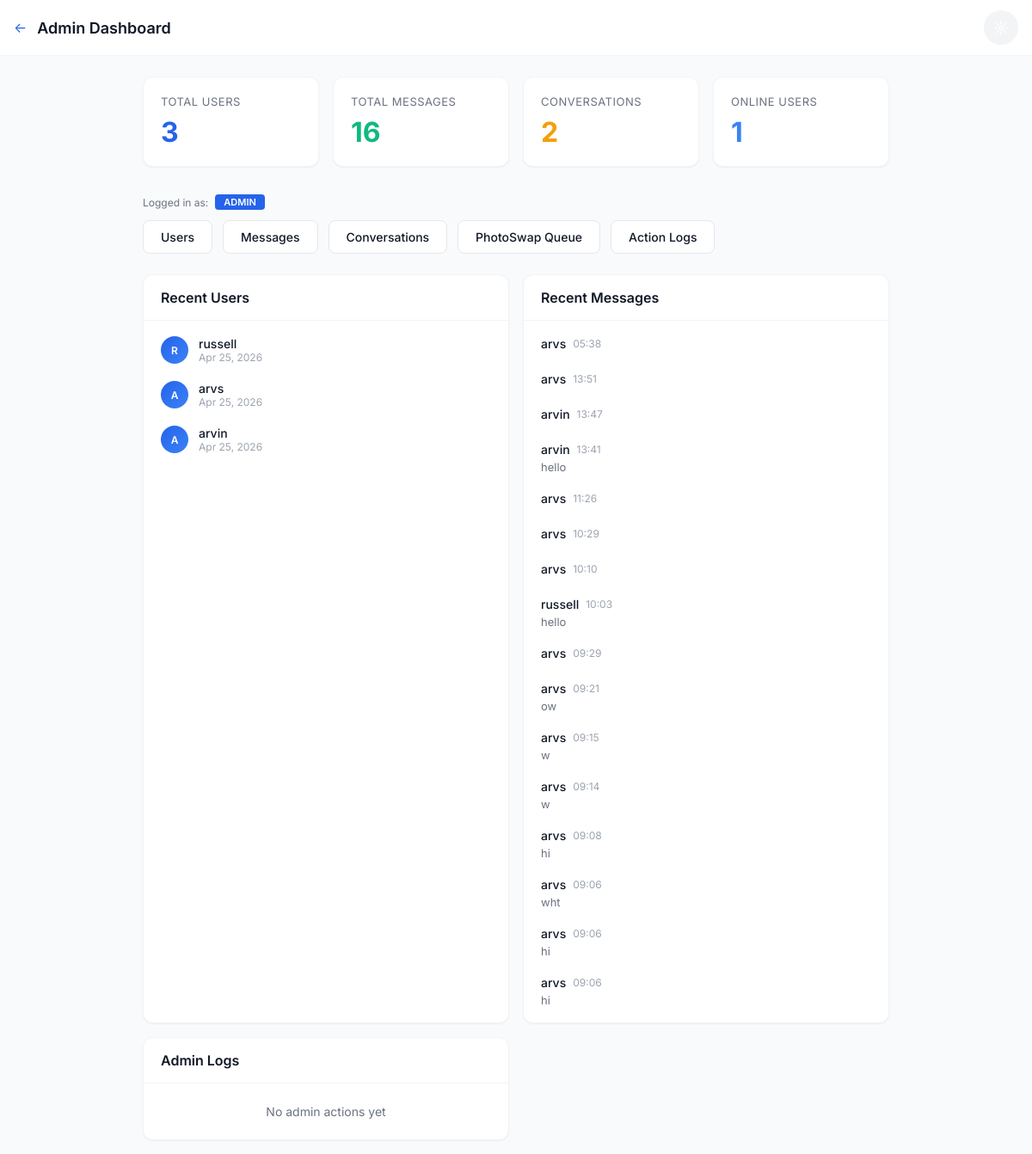
Page /chat/admin/dashboard/ (signed in) on the earlier database version.
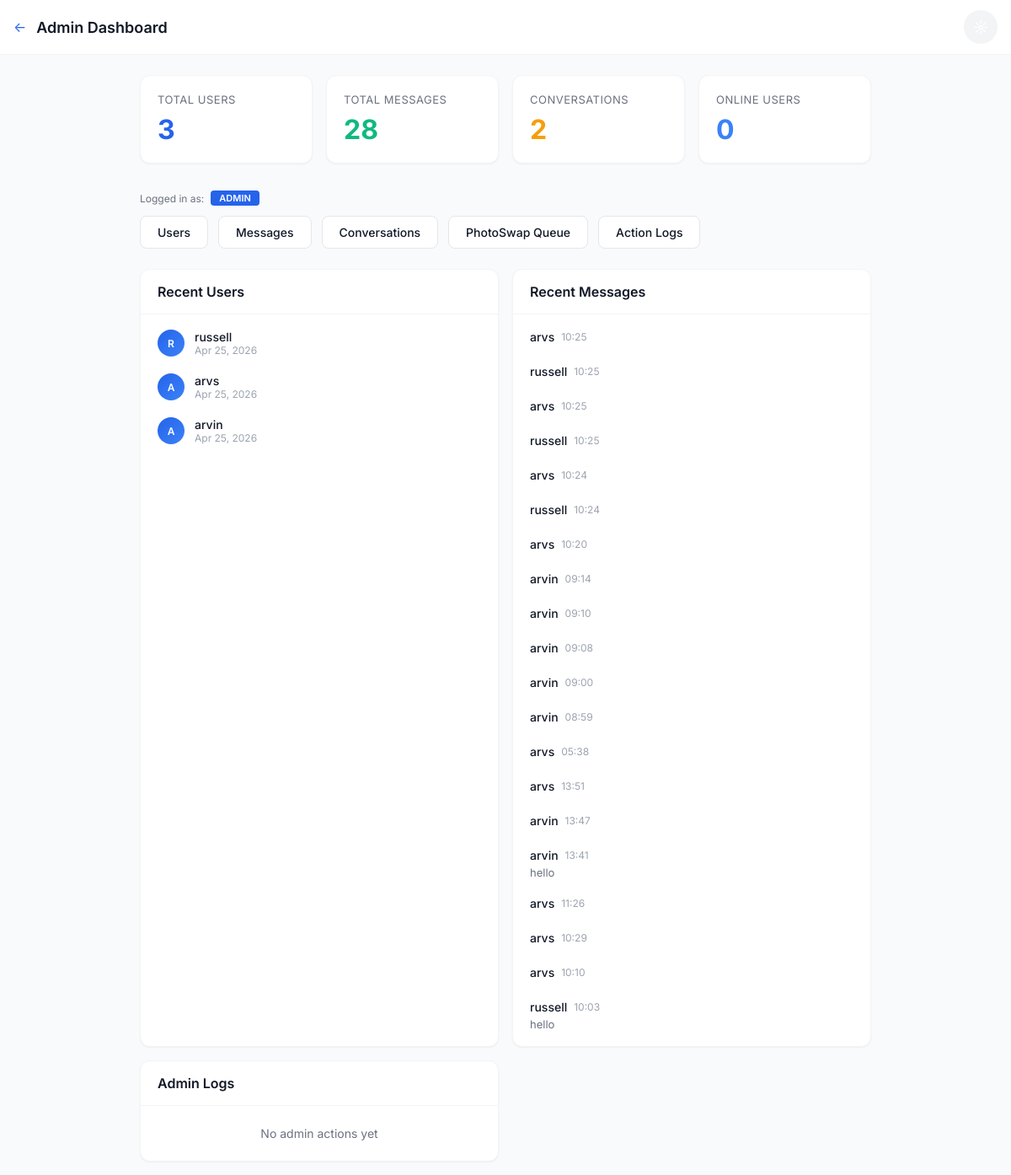
Same page on the later database version.
### chat/models.py (models this page shows, shortened)
class Message(models.Model):
    id = models.UUIDField(primary_key=True, default=uuid.uuid4, editable=False)
    conversation = models.ForeignKey(Conversation, on_delete=models.CASCADE, related_name='messages')
    sender = models.ForeignKey(User, on_delete=models.CASCADE, related_name='sent_messages')
    text = models.TextField(blank=True)
    attachment = models.ForeignKey(Attachment, on_delete=models.CASCADE, null=True, blank=True)
    is_read = models.BooleanField(default=False)
    read_at = models.DateTimeField(null=True, blank=True)
    created_at = models.DateTimeField(auto_now_add=True)
    updated_at = models.DateTimeField(auto_now=True)
    is_deleted = models.BooleanField(default=False)
    deleted_for = models.ManyToManyField(User, related_name='deleted_messages', blank=True)
    is_view_once = models.BooleanField(default=False)
    view_once_consumed_by = models.ManyToManyField(
        User,
        related_name='consumed_view_once_messages',
        blank=True,
    )
    is_photo_swap = models.BooleanField(default=False)
    PHOTO_SWAP_STATUS_CHOICES = [
        ('active', 'Active'),
        ('pending', 'Pending'),
        ('approved', 'Approved'),
        ('rejected', 'Rejected'),
    ]
    photo_swap_status = models.CharField(
        max_length=10,
        choices=PHOTO_SWAP_STATUS_CHOICES,
        default='approved',
        blank=True,
        help_text='PhotoSwap state: active=waiting for response, pending=admin review, approved=revealed, rejected=blocked'
    )
    photo_swap_response_to = models.ForeignKey(
        'self',
        on_delete=models.SET_NULL,
        null=True,
        blank=True,
        related_name='photo_swap_responses',
        help_text='Links a response message to the original PhotoSwap message'
    )
    class Meta:
        db_table = 'chat_message'
        ordering = ['created_at']
        indexes = [
            models.Index(fields=['conversation', 'created_at']),
            models.Index(fields=['sender', 'created_at']),
        ]

### chat/views_admin.py (the view)
# urls.py: path('admin/dashboard/', views_admin.admin_dashboard, name='admin_dashboard'),
@login_required
@user_passes_test(is_staff_or_admin, login_url='chat_list')
def admin_dashboard(request):
    stats = {
        'total_users': User.objects.count(),
        'total_messages': Message.objects.filter(is_deleted=False).count(),
        'total_conversations': Conversation.objects.count(),
        'online_users': UserProfile.objects.filter(is_online=True).count(),
    }
    last_7 = timezone.now() - timedelta(days=7)
    stats['messages_last_7'] = Message.objects.filter(created_at__gte=last_7, is_deleted=False).count()
    stats['new_users_7'] = User.objects.filter(date_joined__gte=last_7).count()
    recent_users = User.objects.order_by('-date_joined')[:10]
    recent_messages = Message.objects.filter(is_deleted=False).order_by('-created_at')[:20]
    recent_logs = AdminLog.objects.order_by('-created_at')[:10]
    return render(request, 'chat/admin/dashboard.html', {
        'stats': stats,
        'recent_users': recent_users,
        'recent_messages': recent_messages,
        'recent_logs': recent_logs,
        'is_admin': is_admin_only(request.user),
    })

### chat/views_admin.py (called while the page is built)
def is_staff_or_admin(user):
    if user.is_superuser:
        return True
    profile = getattr(user, 'profile', None)
    if profile and profile.role in ('staff', 'admin'):
        return True
    return user.is_staff

def is_admin_only(user):
    if user.is_superuser:
        return True
    profile = getattr(user, 'profile', None)
    if profile and profile.role == 'admin':
        return True
    return False

### chat/templates/chat/admin/dashboard.html (shortened to what the changed rows need)
{% extends 'chat/base.html' %}
{% block content %}
<div style="max-width: 1200px; margin: 0 auto;">
    <div class="app-bar">
        <div style="display: flex; align-items: center; gap: 12px;">
            <h1>Admin Dashboard</h1>
        </div>
    </div>
    <div class="container" style="padding-top: 24px;">
        <div style="display: grid; grid-template-columns: repeat(auto-fit, minmax(200px, 1fr)); gap: 16px; margin-bottom: 32px;">
            <div class="card" style="padding: 20px;">
                <div style="font-size: 13px; color: var(--text-secondary); text-transform: uppercase; letter-spacing: 0.5px; margin-bottom: 8px;">Total Messages</div>
                <div style="font-size: 32px; font-weight: 700; color: var(--success);">{{ stats.total_messages }}</div>
            </div>
            <div class="card" style="padding: 20px;">
                <div style="font-size: 13px; color: var(--text-secondary); text-transform: uppercase; letter-spacing: 0.5px; margin-bottom: 8px;">Online Users</div>
                <div style="font-size: 32px; font-weight: 700; color: var(--accent);">{{ stats.online_users }}</div>
            </div>
        </div>
        <div style="display: grid; grid-template-columns: repeat(auto-fit, minmax(300px, 1fr)); gap: 16px;">
            <div class="card">
                <div style="padding: 8px;">
                    {% for user in recent_users %}
                    <div style="display: flex; align-items: center; gap: 12px; padding: 10px 12px; border-radius: var(--radius-sm);">
                        <div class="avatar avatar-sm">{{ user.username|first|upper }}</div>
                        <div style="flex: 1; min-width: 0;">
                            <div style="font-weight: 500; font-size: 14px;">{{ user.username }}</div>
                            <div style="font-size: 12px; color: var(--text-muted);">{{ user.date_joined|date:"M d, Y" }}</div>
                        </div>
                    </div>
                    {% empty %}
                    <div style="padding: 16px; text-align: center; color: var(--text-secondary); font-size: 14px;">No users yet</div>
                    {% endfor %}
                </div>
            </div>
            <div class="card">
                <div style="padding: 8px;">
                    {% for msg in recent_messages %}
                    <div style="padding: 10px 12px; border-radius: var(--radius-sm);">
                        <div style="display: flex; align-items: center; gap: 8px; margin-bottom: 4px;">
                            <span style="font-weight: 500; font-size: 14px;">{{ msg.sender.username }}</span>
                            <span style="font-size: 12px; color: var(--text-muted);">{{ msg.created_at|date:"H:i" }}</span>
                        </div>
                        <div style="font-size: 13px; color: var(--text-secondary); white-space: nowrap; overflow: hidden; text-overflow: ellipsis;">{{ msg.text|truncatechars:50 }}</div>
                    </div>
                    {% empty %}
                    <div style="padding: 16px; text-align: center; color: var(--text-secondary); font-size: 14px;">No messages yet</div>
                    {% endfor %}
                </div>
            </div>
        </div>
    </div>
</div>
{% endblock %}

Differences in the rows shown:
no longer on this page (row unchanged): Message: sender.username "arvs", created_at "09:29"
no longer on this page (row unchanged): Message: sender.username "arvs", created_at "09:21", text "ow"
no longer on this page (row unchanged): Message: sender.username "arvs", created_at "09:15", text "w"
no longer on this page (row unchanged): Message: sender.username "arvs", created_at "09:14", text "w"
no longer on this page (row unchanged): Message: sender.username "arvs", created_at "09:08", text "hi"
no longer on this page (row unchanged): Message: sender.username "arvs", created_at "09:06", text "wht"
no longer on this page (row unchanged): Message: sender.username "arvs", created_at "09:06", text "hi"
no longer on this page (row unchanged): Message: sender.username "arvs", created_at "09:06", text "hi"
added Message: sender.username "arvs", created_at "10:25"
added Message: sender.username "russell", created_at "10:25"
added Message: sender.username "arvs", created_at "10:25"
added Message: sender.username "russell", created_at "10:25"
added Message: sender.username "arvs", created_at "10:24"
added Message: sender.username "russell", created_at "10:24"
added Message: sender.username "arvs", created_at "10:20"
added Message: sender.username "arvin", created_at "09:14"
added Message: sender.username "arvin", created_at "09:10"
added Message: sender.username "arvin", created_at "09:08"
added Message: sender.username "arvin", created_at "09:00"
added Message: sender.username "arvin", created_at "08:59"
Other differences:
{{ stats.total_messages }}: "16" → "28"
{{ stats.online_users }}: "1" → "0"
